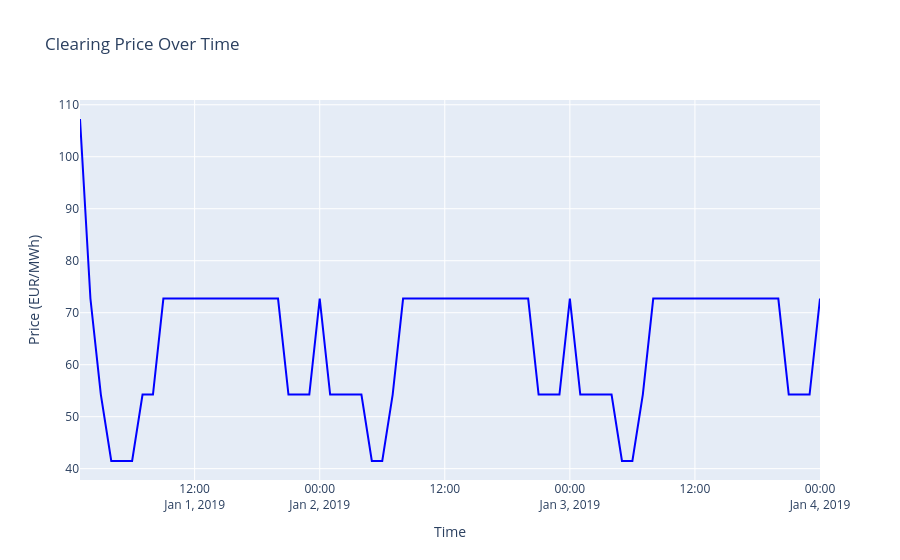

Notebook code for this chart:
### Code cell
# Load the market_meta CSV file (for Use Case 1)
market_meta_uc1 = pd.read_csv(f"{output_dir}/market_meta.csv")

# Convert 'time' column to datetime if it's not already in the correct format
market_meta_uc1["time"] = pd.to_datetime(market_meta_uc1["time"])

# ---- Save the DataFrame for future use ----
# Save the clearing price data as a CSV for future comparison
market_meta_uc1[["time", "price"]].to_csv(
    f"{output_dir}/clearing_price_use_case_1.csv",
    index=False,
)

print("Saved the clearing price data of Use Case 1 to CSV.")

# ---- Plotting ----
# Create a Plotly figure for the clearing price
fig = go.Figure()

# Add a scatter plot trace for the price over time
fig.add_trace(
    go.Scatter(
        x=market_meta_uc1["time"],
        y=market_meta_uc1["price"],
        mode="lines",
        name="Clearing Price",
        line=dict(color="blue"),
    )
)

# Set the layout for the figure
fig.update_layout(
    title="Clearing Price Over Time",
    xaxis_title="Time",
    yaxis_title="Price (EUR/MWh)",
    xaxis=dict(showgrid=True),
    yaxis=dict(showgrid=True),
)

# Display the figure
fig.show()
